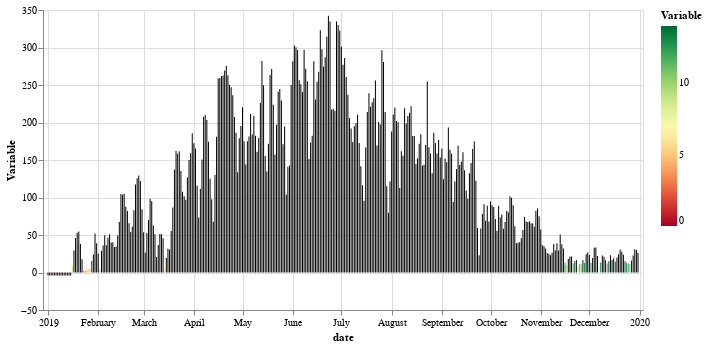

Notebook code cell kept with this figure:
### Code cell
variable_meteo = 'SW_IN_f'

# print time series
import altair as alt

data_meteo        = df_meteo_tower.reset_index()
data_meteo_one    = data_meteo[['date',variable_meteo]].copy()
data_meteo_one    = data_meteo_one.rename(columns={
    variable_meteo: 'Variable',
})
data_co_fluxes.head(10)

alt.Chart(data_meteo_one).mark_bar(size=1).encode(
    x='date:T',
    y='Variable:Q',
    color=alt.Color(
        'Variable:Q', scale=alt.Scale(scheme='redyellowgreen', domain=(0, 14))),
    tooltip=[
        alt.Tooltip('date:T', title='Date'),
        alt.Tooltip('Variable:Q', title='Variable')
    ]).properties(width=600, height=300)

### Figure 1 — Vega-Lite specification as saved in the notebook (floating-point values rounded to 4 significant figures; data arrays with more than 128 entries replaced by an {"elided": "..."} marker saying what was removed)
{"config": {"view": {"continuousWidth": 400, "continuousHeight": 300}}, "data": {"name": "data-fbe6c16de0af3284a002367d50442cf8"}, "mark": {"type": "bar", "size": 1}, "encoding": {"color": {"type": "quantitative", "field": "Variable", "scale": {"domain": [0, 14], "scheme": "redyellowgreen"}}, "tooltip": [{"type": "temporal", "field": "date", "title": "Date"}, {"type": "quantitative", "field": "Variable", "title": "Variable"}], "x": {"type": "temporal", "field": "date"}, "y": {"type": "quantitative", "field": "Variable"}}, "height": 300, "width": 600, "$schema": "https://vega.github.io/schema/vega-lite/v4.8.1.json", "datasets": {"data-fbe6c16de0af3284a002367d50442cf8": {"elided": "365 records"}}}
